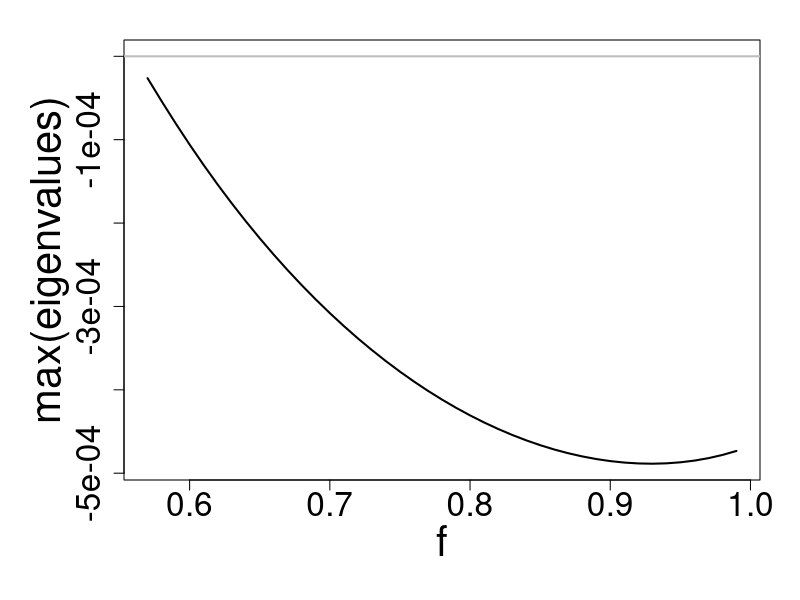
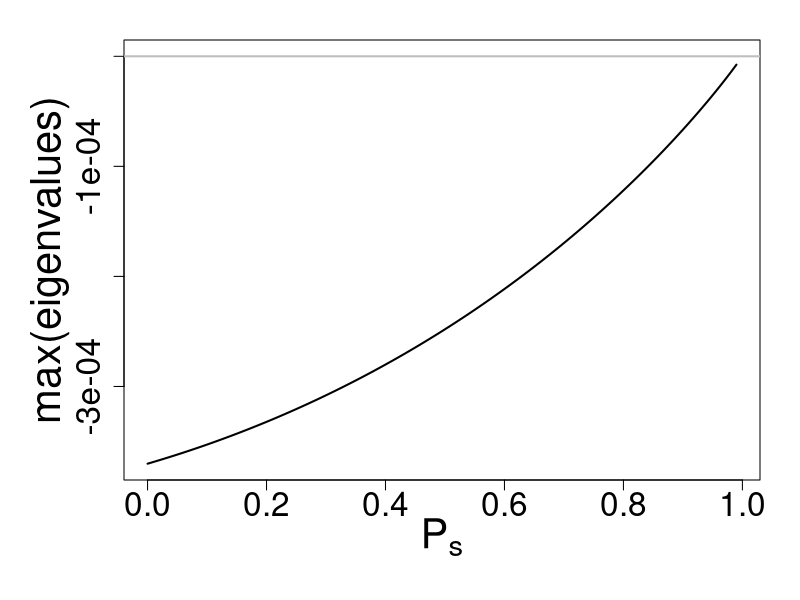
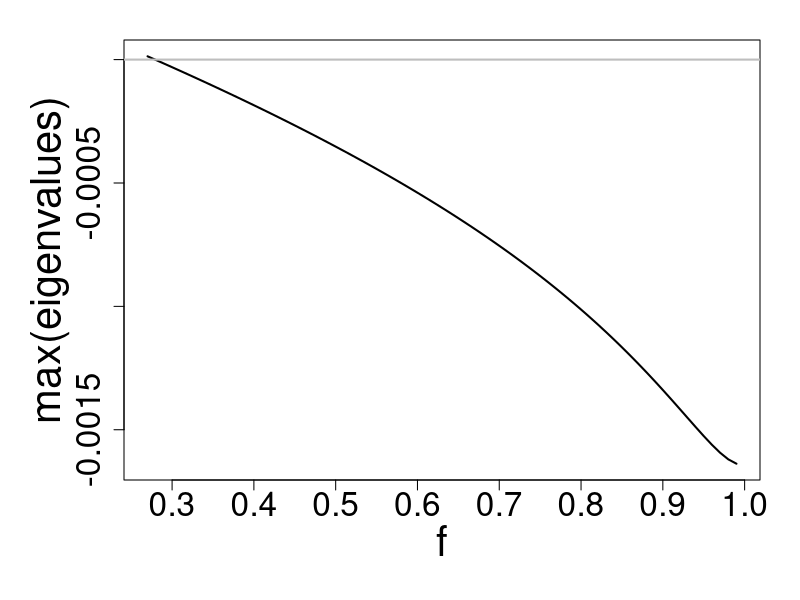
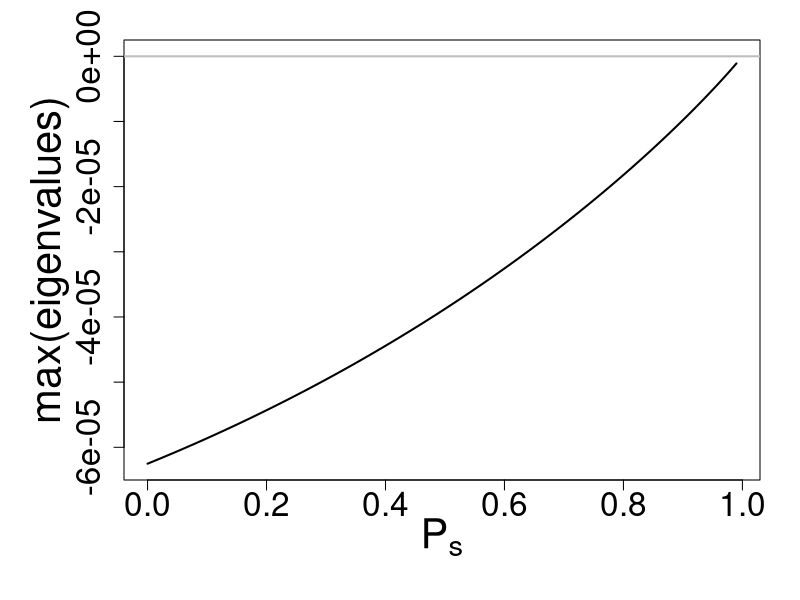

The R source for these figures, in order:
#----------------------------------------------------
# This function returns the equlibrium values 
CaCcMN_eqm<-function(km,kn,kc,d,bmax,s,f,phi,g,ps,u){
  
  beta1<- -(phi*f)/(g*(1-f))
  beta2<- (km/((bmax*(1-s))-d)) - (kn/((bmax-d)*((1-f))))
  beta<-beta1/(d*beta2)
  
  alp1<- (km*d*u*beta)/((bmax*(1-s))-d)
  alp1<-alp1 - (phi*u/g) -(f*(1-ps)*beta)
  
  alp2<- -((1-ps)*kc*beta*f)-((1-f)*(1-ps)*(beta^2))
  alp3<- -(kc*(1-f)*(1-ps)*(beta^2))
  Meq<- (-alp2 + sqrt((alp2^2)-(4*alp1*alp3)))/(2*alp1)
  Neq<- beta-Meq
  
  # if((is.finite(Meq)&(Meq<0))==T){
  #   Meq<-0
  #   Neq<- beta-Meq
  # }
  
  if((is.finite(Neq)&(Neq<0))==T){
    Neq<-0
  }
  
  
  Caeq<- ((Meq+(Neq*(1-f)))*(Meq+kc)*(1-ps))/(u*(Meq^2))
  Cceq<- phi/(g*(Meq+Neq))
  
  res<-list(Caeq=Caeq,Cceq=Cceq,Meq=Meq,Neq=Neq)
  
  return(res)
}
#------------------------------------------------------------------

get_eigenvalues<-function(km,kn,kc,d,bmax,s,f,phi,g,ps,u,eqmvals){
  jCa<-expression(1-ps-(Ca*(u*(M/(kc+M))*((M/(M+N))/(1-f+(f*(M/(M+N))))))))
  jM<-expression((((bmax*(1-s)*(Ca+Cc))/(km+Ca+Cc))-d)*M)
  jN<-expression((((bmax*(((1-f)*Ca)+Cc))/(kn+Cc+((1-f)*Ca)) - d)*N))
  jCc<-expression(phi-(g*(M+N)*Cc))
  
  j11<-D(jCa,"Ca")
  j12<-D(jCa,"M")
  j13<-D(jCa,"N")
  j14<-D(jCa,"Cc")
  
  j21<-D(jM,"Ca")
  j22<-D(jM,"M")
  j23<-D(jM,"N")
  j24<-D(jM,"Cc")
  
  j31<-D(jN,"Ca")
  j32<-D(jN,"M")
  j33<-D(jN,"N")
  j34<-D(jN,"Cc")
  
  j41<-D(jCc,"Ca")
  j42<-D(jCc,"M")
  j43<-D(jCc,"N")
  j44<-D(jCc,"Cc")
  
  #----------------evaluate at eqm------------
  
  Ca<-eqmvals$Caeq
  Cc<-eqmvals$Cceq
  M<-eqmvals$Meq
  N<-eqmvals$Neq
  
  j11_eqm<-eval(j11)
  j12_eqm<-eval(j12)
  j13_eqm<-eval(j13)
  j14_eqm<-eval(j14)
  
  j21_eqm<-eval(j21)
  j22_eqm<-eval(j22)
  j23_eqm<-eval(j23)
  j24_eqm<-eval(j24)
  
  j31_eqm<-eval(j31)
  j32_eqm<-eval(j32)
  j33_eqm<-eval(j33)
  j34_eqm<-eval(j34)
  
  j41_eqm<-eval(j41)
  j42_eqm<-eval(j42)
  j43_eqm<-eval(j43)
  j44_eqm<-eval(j44)
  
  
  #-----------------------------
  J_mat<-matrix(c(j11_eqm,j12_eqm,j13_eqm,j14_eqm,
                  j21_eqm,j22_eqm,j23_eqm,j24_eqm,
                  j31_eqm,j32_eqm,j33_eqm,j34_eqm,
                  j41_eqm,j42_eqm,j43_eqm,j44_eqm),nrow=4,ncol=4,byrow = T)
  
  tJ<-sum(diag(J_mat)) #trace of J_mat
  dJ<-det(J_mat) #det of J_Mat
  
  xx<-sqrt((tJ^2)-(4*dJ))
  
  if(tJ<0){
    print("stable")
  }else if (tJ>0){
    print("unstable")
  }else{
    print("imaginary eigen values")
  }
  
  if(xx>0){
    print("node")
  }else if(xx<0){
    print("spiral")
  }else{
    print("star")
  }
  
  lamda1<-0.5*(tJ+xx)
  lamda2<-0.5*(tJ-xx)
  
  eigenvalues<-c(lamda1,lamda2)
  
  return(eigenvalues)
}

#-----------------------------------------------------------------------------------------
# Now call the functions to see eigen value variation against fidelity with km=10, kn=6
km<- 10 # half saturation constant for mutualist 
kn<- 6 # half saturation constant for non-mutualist
kc<- 5 # half saturation constant for allocated carbon
d<- 0.5 # death rate of mutualist and non-mutualist
bmax<- 0.8 # maximum growth rate of symbionts
s<- 0.1 # cost of mutualism
#f<-0.7 # fidelity
phi <- 5 # constant resource value for construction carbon
g<- 0.2 # Rate at which construction carbon is allocated to both symbionts
ps <- 0.3 # P-availability in the soil
u<- 0.4 # Phosphorous uptake per unit of preferentially allocated carbon received by mutualists

mylist<-seq(from=0,to=1,by=0.01)
df<-matrix(NA,nrow=length(mylist),ncol=5)
colnames(df)<-c("f","Caeq","Cceq","Meq","Neq")
df<-as.data.frame(df)

for(i in seq_along(mylist)){
  f<-mylist[i]
  cat("i=",i,"\n")
  res<-CaCcMN_eqm(km=km,kn=kn,kc=kc,d=d,bmax=bmax,s=s,f=f,phi=phi,g=g,ps=ps,u=u)
  df$f[i]<-f
  df$Caeq[i]<-res$Caeq
  df$Cceq[i]<-res$Cceq
  df$Meq[i]<-res$Meq
  df$Neq[i]<-res$Neq
}
df<-na.omit(df)
df_eqm<-df[,-1]

df_max_eigenval<-as.data.frame(cbind(df,"max_eigenval"=NA))
for(i in c(1:nrow(df))){
  f<-df$f[i]
  ans<-get_eigenvalues(km=km,kn=kn,kc=kc,d=d,bmax=bmax,s=s,f=f,phi=phi,g=g,ps=ps,u=u,eqmvals = df_eqm[i,])
  df_max_eigenval$max_eigenval[i]<-max(ans)
}

df_max_eigenval<-df_max_eigenval[-1,] # because there was no construction C at eqm

pdf("./Results/pdf_fig/max_eigenval_vs_f_with_km_10_kn_6.pdf",width=8,height=8)
op<-par(mar=c(6,6.2,2,2))
plot(df_max_eigenval$f,df_max_eigenval$max_eigenval,xlab="f",ylab="max(eigenvalues)",
     cex.lab=2.5,cex.axis=2,lwd=2,type="l",ylim=c(range(df_max_eigenval$max_eigenval,0)))
abline(h=0,col="grey",lwd=2)
par(op)
dev.off()


# Now call the functions to see eigen value variation against soil P availability with km=10, kn=6
km<- 10 # half saturation constant for mutualist 
kn<- 6 # half saturation constant for non-mutualist
kc<- 5 # half saturation constant for allocated carbon
d<- 0.5 # death rate of mutualist and non-mutualist
bmax<- 0.8 # maximum growth rate of symbionts
s<- 0.1 # cost of mutualism
f<-0.7 # fidelity
phi <- 5 # constant resource value for construction carbon
g<- 0.2 # Rate at which construction carbon is allocated to both symbionts
#ps <- 0.3 # P-availability in the soil
u<- 0.4 # Phosphorous uptake per unit of preferentially allocated carbon received by mutualists

mylist<-seq(from=0,to=1,by=0.01)
df<-matrix(NA,nrow=length(mylist),ncol=5)
colnames(df)<-c("ps","Caeq","Cceq","Meq","Neq")
df<-as.data.frame(df)

for(i in seq_along(mylist)){
  ps<-mylist[i]
  cat("i=",i,"\n")
  res<-CaCcMN_eqm(km=km,kn=kn,kc=kc,d=d,bmax=bmax,s=s,f=f,phi=phi,g=g,ps=ps,u=u)
  df$ps[i]<-ps
  df$Caeq[i]<-res$Caeq
  df$Cceq[i]<-res$Cceq
  df$Meq[i]<-res$Meq
  df$Neq[i]<-res$Neq
}
df<-na.omit(df)
df_eqm<-df[,-1]

df_max_eigenval<-as.data.frame(cbind(df,"max_eigenval"=NA))
for(i in c(1:nrow(df))){
  ps<-df$ps[i]
  ans<-get_eigenvalues(km=km,kn=kn,kc=kc,d=d,bmax=bmax,s=s,f=f,phi=phi,g=g,ps=ps,u=u,eqmvals = df_eqm[i,])
  df_max_eigenval$max_eigenval[i]<-max(ans)
}

pdf("./Results/pdf_fig/max_eigenval_vs_ps_with_km_10_kn_6.pdf",width=8,height=8)
op<-par(mar=c(6,6.2,2,2))
plot(df_max_eigenval$ps,df_max_eigenval$max_eigenval,xlab=expression(P[s]),ylab="max(eigenvalues)",
     cex.lab=2.5,cex.axis=2,lwd=2,type="l",ylim=c(range(df_max_eigenval$max_eigenval,0)))
abline(h=0,col="grey",lwd=2)
par(op)
dev.off()
#----------------------------------------------------------------------------------------------------------------

#=======================================================================================

#-----------------------------------------------------------------------------------------
# Now call the functions to see eigen value variation against fidelity 

#---------when km and kn are equal---------------------
km<- 10 # half saturation constant for mutualist 
kn<- 10 # half saturation constant for non-mutualist
kc<- 5 # half saturation constant for allocated carbon
d<- 0.5 # death rate of mutualist and non-mutualist
bmax<- 0.8 # maximum growth rate of symbionts
s<- 0.1 # cost of mutualism
#f<-0.3 # fidelity
phi <- 5 # constant resource value for construction carbon
g<- 0.2 # Rate at which construction carbon is allocated to both symbionts
ps <- 0.3 # P-availability in the soil
u<- 0.4 # Phosphorous uptake per unit of preferentially allocated carbon received by mutualists


mylist<-seq(from=0,to=1,by=0.01)
df<-matrix(NA,nrow=length(mylist),ncol=5)
colnames(df)<-c("f","Caeq","Cceq","Meq","Neq")
df<-as.data.frame(df)

for(i in seq_along(mylist)){
  f<-mylist[i]
  cat("i=",i,"\n")
  res<-CaCcMN_eqm(km=km,kn=kn,kc=kc,d=d,bmax=bmax,s=s,f=f,phi=phi,g=g,ps=ps,u=u)
  df$f[i]<-f
  df$Caeq[i]<-res$Caeq
  df$Cceq[i]<-res$Cceq
  df$Meq[i]<-res$Meq
  df$Neq[i]<-res$Neq
}
df<-na.omit(df)

df_max_eigenval<-as.data.frame(cbind(df,"max_eigenval"=NA))
for(i in c(1:nrow(df))){
  f<-df$f[i]
  ans<-get_eigenvalues(km=km,kn=kn,kc=kc,d=d,bmax=bmax,s=s,f=f,phi=phi,g=g,ps=ps,u=u,eqmvals = df_eqm[i,])
  df_max_eigenval$max_eigenval[i]<-max(ans)
}

pdf("./Results/pdf_fig/max_eigenval_vs_f_with_km_10_kn_10.pdf",width=8,height=8)
op<-par(mar=c(6,6.2,2,2))
plot(df_max_eigenval$f,df_max_eigenval$max_eigenval,xlab="f",ylab="max(eigenvalues)",
     cex.lab=2.5,cex.axis=2,lwd=2,type="l",ylim=c(range(df_max_eigenval$max_eigenval,0)))
abline(h=0,col="grey",lwd=2)
par(op)
dev.off()


# Now call the functions to see eigen value variation against soil P availability with km=10, kn=10
km<- 10 # half saturation constant for mutualist 
kn<- 10 # half saturation constant for non-mutualist
kc<- 5 # half saturation constant for allocated carbon
d<- 0.5 # death rate of mutualist and non-mutualist
bmax<- 0.8 # maximum growth rate of symbionts
s<- 0.1 # cost of mutualism
f<-0.3 # fidelity
phi <- 5 # constant resource value for construction carbon
g<- 0.2 # Rate at which construction carbon is allocated to both symbionts
#ps <- 0.3 # P-availability in the soil
u<- 0.4 # Phosphorous uptake per unit of preferentially allocated carbon received by mutualists

mylist<-seq(from=0,to=1,by=0.01)
df<-matrix(NA,nrow=length(mylist),ncol=5)
colnames(df)<-c("ps","Caeq","Cceq","Meq","Neq")
df<-as.data.frame(df)

for(i in seq_along(mylist)){
  ps<-mylist[i]
  cat("i=",i,"\n")
  res<-CaCcMN_eqm(km=km,kn=kn,kc=kc,d=d,bmax=bmax,s=s,f=f,phi=phi,g=g,ps=ps,u=u)
  df$ps[i]<-ps
  df$Caeq[i]<-res$Caeq
  df$Cceq[i]<-res$Cceq
  df$Meq[i]<-res$Meq
  df$Neq[i]<-res$Neq
}
df<-na.omit(df)
df_eqm<-df[,-1]

df_max_eigenval<-as.data.frame(cbind(df,"max_eigenval"=NA))
for(i in c(1:nrow(df))){
  ps<-df$ps[i]
  ans<-get_eigenvalues(km=km,kn=kn,kc=kc,d=d,bmax=bmax,s=s,f=f,phi=phi,g=g,ps=ps,u=u,eqmvals = df_eqm[i,])
  df_max_eigenval$max_eigenval[i]<-max(ans)
}

pdf("./Results/pdf_fig/max_eigenval_vs_ps_with_km_10_kn_10.pdf",width=8,height=8)
op<-par(mar=c(6,6.2,2,2))
plot(df_max_eigenval$ps,df_max_eigenval$max_eigenval,xlab=expression(P[s]),ylab="max(eigenvalues)",
     cex.lab=2.5,cex.axis=2,lwd=2,type="l",ylim=c(range(df_max_eigenval$max_eigenval,0)))
abline(h=0,col="grey",lwd=2)
par(op)
dev.off()
#----------------------------------------------------------------------------------------------------------------














#------------------------------------------------------------------------------------------
#fn<-expression(a*(x^2)+(2*x*y))
#fn_d1<-D(fn,"x")
#fn_d1

#a<-2
#x<-4
#y<-3

#eval(fn_d1)
